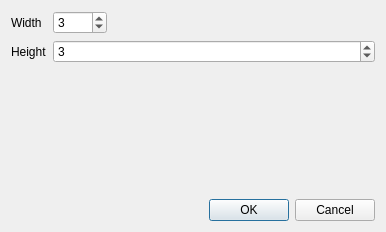
<?xml version="1.0" encoding="UTF-8"?>
<ui version="4.0">
 <class>Dialog</class>
 <widget class="QDialog" name="Dialog">
  <property name="geometry">
   <rect>
    <x>0</x>
    <y>0</y>
    <width>386</width>
    <height>232</height>
   </rect>
  </property>
  <property name="windowTitle">
   <string>New Maze</string>
  </property>
  <layout class="QVBoxLayout" name="verticalLayout">
   <item>
    <layout class="QFormLayout" name="formLayout">
     <property name="formAlignment">
      <set>Qt::AlignLeading|Qt::AlignLeft|Qt::AlignTop</set>
     </property>
     <item row="3" column="0">
      <widget class="QLabel" name="label">
       <property name="text">
        <string>Width</string>
       </property>
       <property name="buddy">
        <cstring>widthBox</cstring>
       </property>
      </widget>
     </item>
     <item row="3" column="1">
      <widget class="QSpinBox" name="widthBox">
       <property name="sizePolicy">
        <sizepolicy hsizetype="Maximum" vsizetype="Fixed">
         <horstretch>0</horstretch>
         <verstretch>0</verstretch>
        </sizepolicy>
       </property>
       <property name="baseSize">
        <size>
         <width>0</width>
         <height>0</height>
        </size>
       </property>
       <property name="minimum">
        <number>1</number>
       </property>
       <property name="maximum">
        <number>1000</number>
       </property>
       <property name="value">
        <number>3</number>
       </property>
      </widget>
     </item>
     <item row="5" column="0">
      <widget class="QLabel" name="label_2">
       <property name="text">
        <string>Height</string>
       </property>
       <property name="buddy">
        <cstring>heightBox</cstring>
       </property>
      </widget>
     </item>
     <item row="5" column="1">
      <widget class="QSpinBox" name="heightBox">
       <property name="minimum">
        <number>1</number>
       </property>
       <property name="maximum">
        <number>1000</number>
       </property>
       <property name="value">
        <number>3</number>
       </property>
      </widget>
     </item>
    </layout>
   </item>
   <item>
    <widget class="QDialogButtonBox" name="buttonBox">
     <property name="orientation">
      <enum>Qt::Horizontal</enum>
     </property>
     <property name="standardButtons">
      <set>QDialogButtonBox::Cancel|QDialogButtonBox::Ok</set>
     </property>
    </widget>
   </item>
  </layout>
 </widget>
 <resources/>
 <connections>
  <connection>
   <sender>buttonBox</sender>
   <signal>accepted()</signal>
   <receiver>Dialog</receiver>
   <slot>accept()</slot>
   <hints>
    <hint type="sourcelabel">
     <x>248</x>
     <y>254</y>
    </hint>
    <hint type="destinationlabel">
     <x>157</x>
     <y>274</y>
    </hint>
   </hints>
  </connection>
  <connection>
   <sender>buttonBox</sender>
   <signal>rejected()</signal>
   <receiver>Dialog</receiver>
   <slot>reject()</slot>
   <hints>
    <hint type="sourcelabel">
     <x>316</x>
     <y>260</y>
    </hint>
    <hint type="destinationlabel">
     <x>286</x>
     <y>274</y>
    </hint>
   </hints>
  </connection>
 </connections>
</ui>
